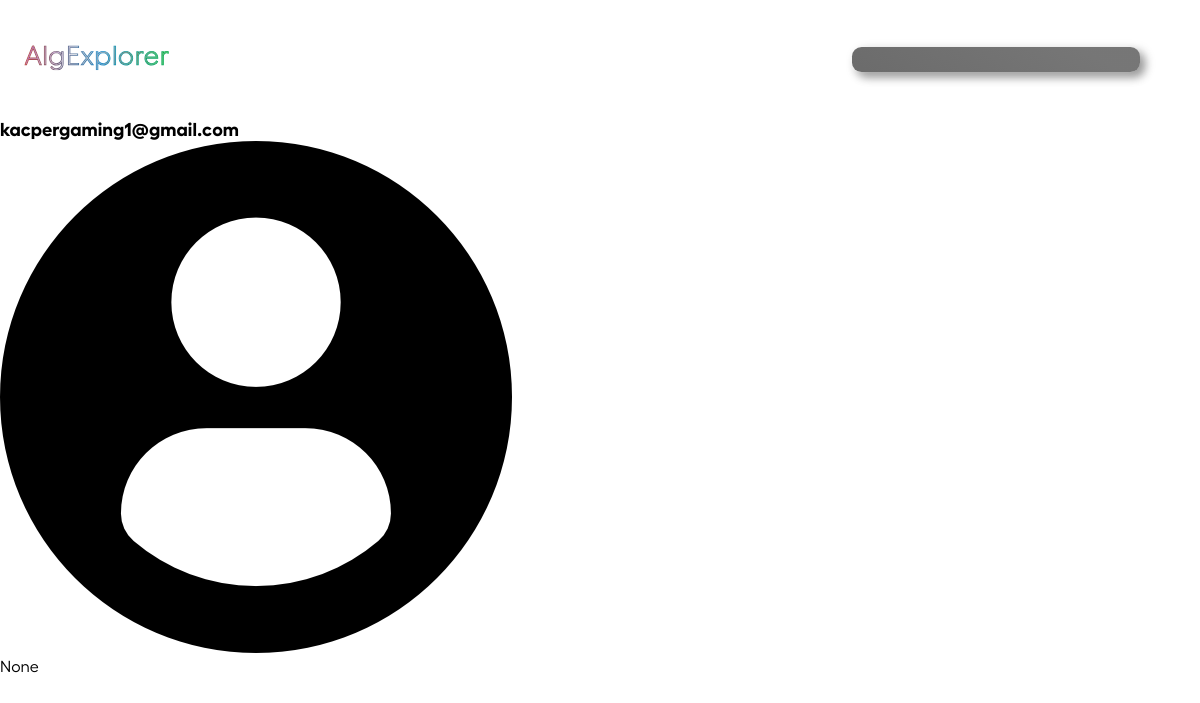
Page /users/profile/46f9010dc3a44a95b2e0a903ce2a450d/ on the committed database.
### profiles/models.py (models this page shows, shortened)
class Profile(models.Model):
    id = models.UUIDField(default=uuid.uuid4, unique=True, primary_key=True, editable=False)
    user = models.OneToOneField(User, on_delete=models.CASCADE, null=True, blank=True)
    date_added = models.DateTimeField(auto_now_add=True)
    username = models.CharField(max_length=150)
    first_name = models.CharField(max_length=150, default="")
    last_name = models.CharField(max_length=150, null=True, blank=True)
    email = models.EmailField(max_length=150, blank=True, null=True)
    description = models.TextField(blank=True, null=True)
    image = models.ImageField(null=True, blank=True, upload_to="profiles/", default="/profiles/default.png")
    saved_count = models.IntegerField(default=0, blank=True, null=True)

### profiles/views.py (the view)
# urls.py: path('profile/<str:pk>/', views.getProfile, name="profile"),
def getProfile(request, pk):
    try:
        profile = Profile.objects.get(id=pk)
    except ObjectDoesNotExist:
        return redirect('algs-main')
    context = {
        'profile' : profile,
        'alltags' : Tag.objects.all(),
    }
    return render(request, "profiles/profile.html", context)

### profiles/templates/profiles/profile.html
{% extends 'main.html' %}
{% block content %}
<h3>{{profile.username}}</h3>
<img src="{{profile.image.url}}" alt="">
<p>{{profile.description}}</p>
{% endblock content %}

### static/css/main.css (style rules this page uses)
:root { --text1: #fff; }
* { margin: 0; padding: 0; box-sizing: border-box; }
body { font-family: "Fellix", sans-serif; height: 100vh; width: 100vw; margin: 0; padding: 0; display: grid; grid-template-rows: repeat(9, 1fr); grid-template-columns: 100%; }

### rows in the picture
Profile: username "kacpergaming1@gmail.com", image (placeholder picture), description "None"
